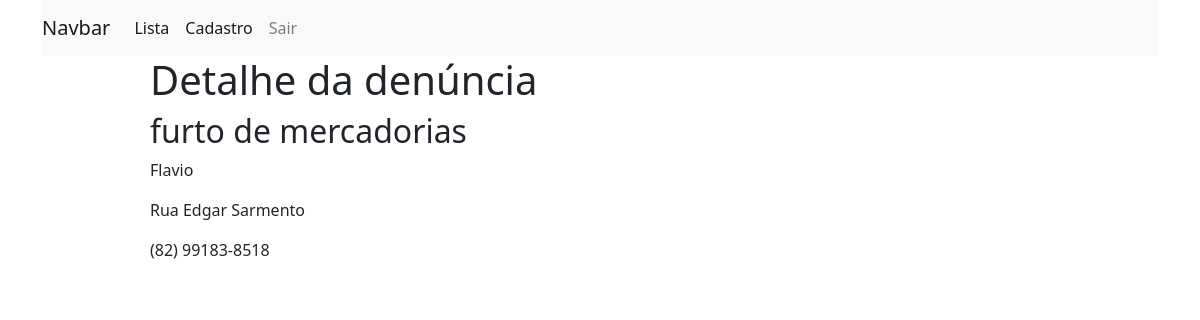
The page /denuncia/7 (signed in) on the database its author committed.
### denuncia/models.py (models this page shows, shortened)
class Denuncia(models.Model):
    STATUS=(
        ('analysis', 'Em análise'),
        ('archived', 'Arquivada'),
        ('completed', 'Concluída'),
    )
    nome = models.CharField(max_length=255, verbose_name="Nome completo",  blank=False,null=False)
    cpf = models.CharField(max_length=255, verbose_name="CPF",  blank=False,null=False)
    endereco = models.TextField(max_length=255, verbose_name="Endereço completo",  blank=False,null=False)
    descricao = models.TextField(max_length=255, verbose_name="Descricao",  blank=False,null=False)
    celular = models.CharField(max_length=255, verbose_name="Celular",  blank=True,null=True)
    status_denuncia = models.CharField(
        max_length=10, verbose_name="Status",
         blank=False,null=False, choices=STATUS)
    created_at =models.DateTimeField(auto_now_add= True)
    update_at =models.DateTimeField(auto_now= True)

### denuncia/views.py (the view)
# urls.py: path('denuncia/<int:id>',  login_required(views.denunciaView), name="denuncia_view"),
def denunciaView(request, id):
    denuncia= get_object_or_404(Denuncia, pk=id)
    return render(request, 'denuncia/denuncia.html', {'denuncia':denuncia})

### denuncia/templates/denuncia/denuncia.html (shortened to what this page needs)
{%extends 'base.html'%}
{%block content%}
<div class="offset-1 col-10  list-div">
<h1>Detalhe da denúncia</h1>
   <h2>{{denuncia.descricao}}</h2>
   <p>{{denuncia.nome}}</p>
   <p>{{denuncia.endereco}}</p>
   <p>{{denuncia.celular}}</p>
</div>
{%endblock%}

### rows shown on the page
Denuncia: descricao "furto de mercadorias", nome "Flavio", endereco "Rua Edgar Sarmento", celular "(82) 99183-8518"
